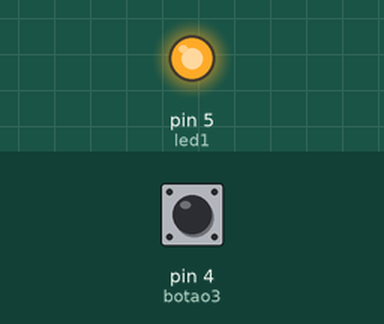
Simulated run of this sketch. Board: Arduino Uno, built with avr-gcc and run on an emulated ATmega328P. Parts: output pins drawn as LEDs (lit = HIGH). Inputs (shaded band) come from the test bench; at power-on: pin 4 (botao3) LOW.

Above: at 1.2 s.
1.3 s: pin 4 (botao3) pulled HIGH for 0.15 s
At 1.37 s:
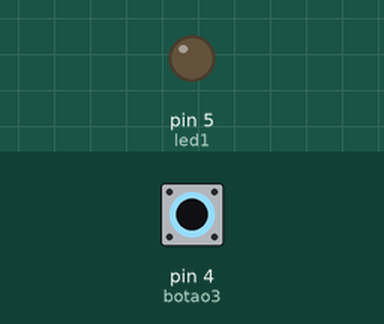
2.9 s: pin 4 (botao3) pulled HIGH for 3.2 s
At 6.6 s:
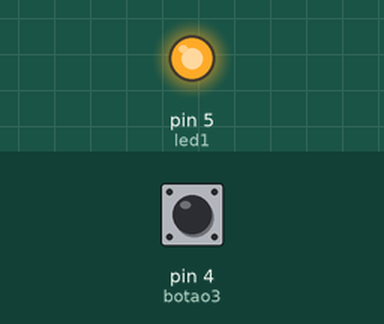
Timing chart, 0 to 8.1 s (numbered marks = the images above; inputs shaded):
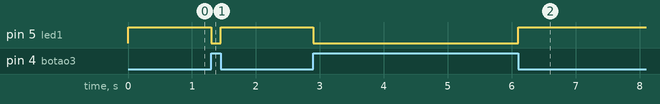

The sketch:

exercicio_51.ino
```cpp
const int botao3 = 4;
const int led1 = 5;

void setup()
{
  pinMode(botao3, INPUT);
  pinMode(led1, OUTPUT);

}

int valor1;

void loop()
{
 valor1 = digitalRead(botao3);

 if(valor1){
  digitalWrite(led1, LOW);
 }else{
  digitalWrite(led1, HIGH);
 }
}
```

Measured:
- after the input at 1.3 s, pin 5 (led1): HIGH → LOW at once, → HIGH 0.15 s later
- after the input at 2.9 s, pin 5 (led1): HIGH → LOW at once, → HIGH 3.2 s later
